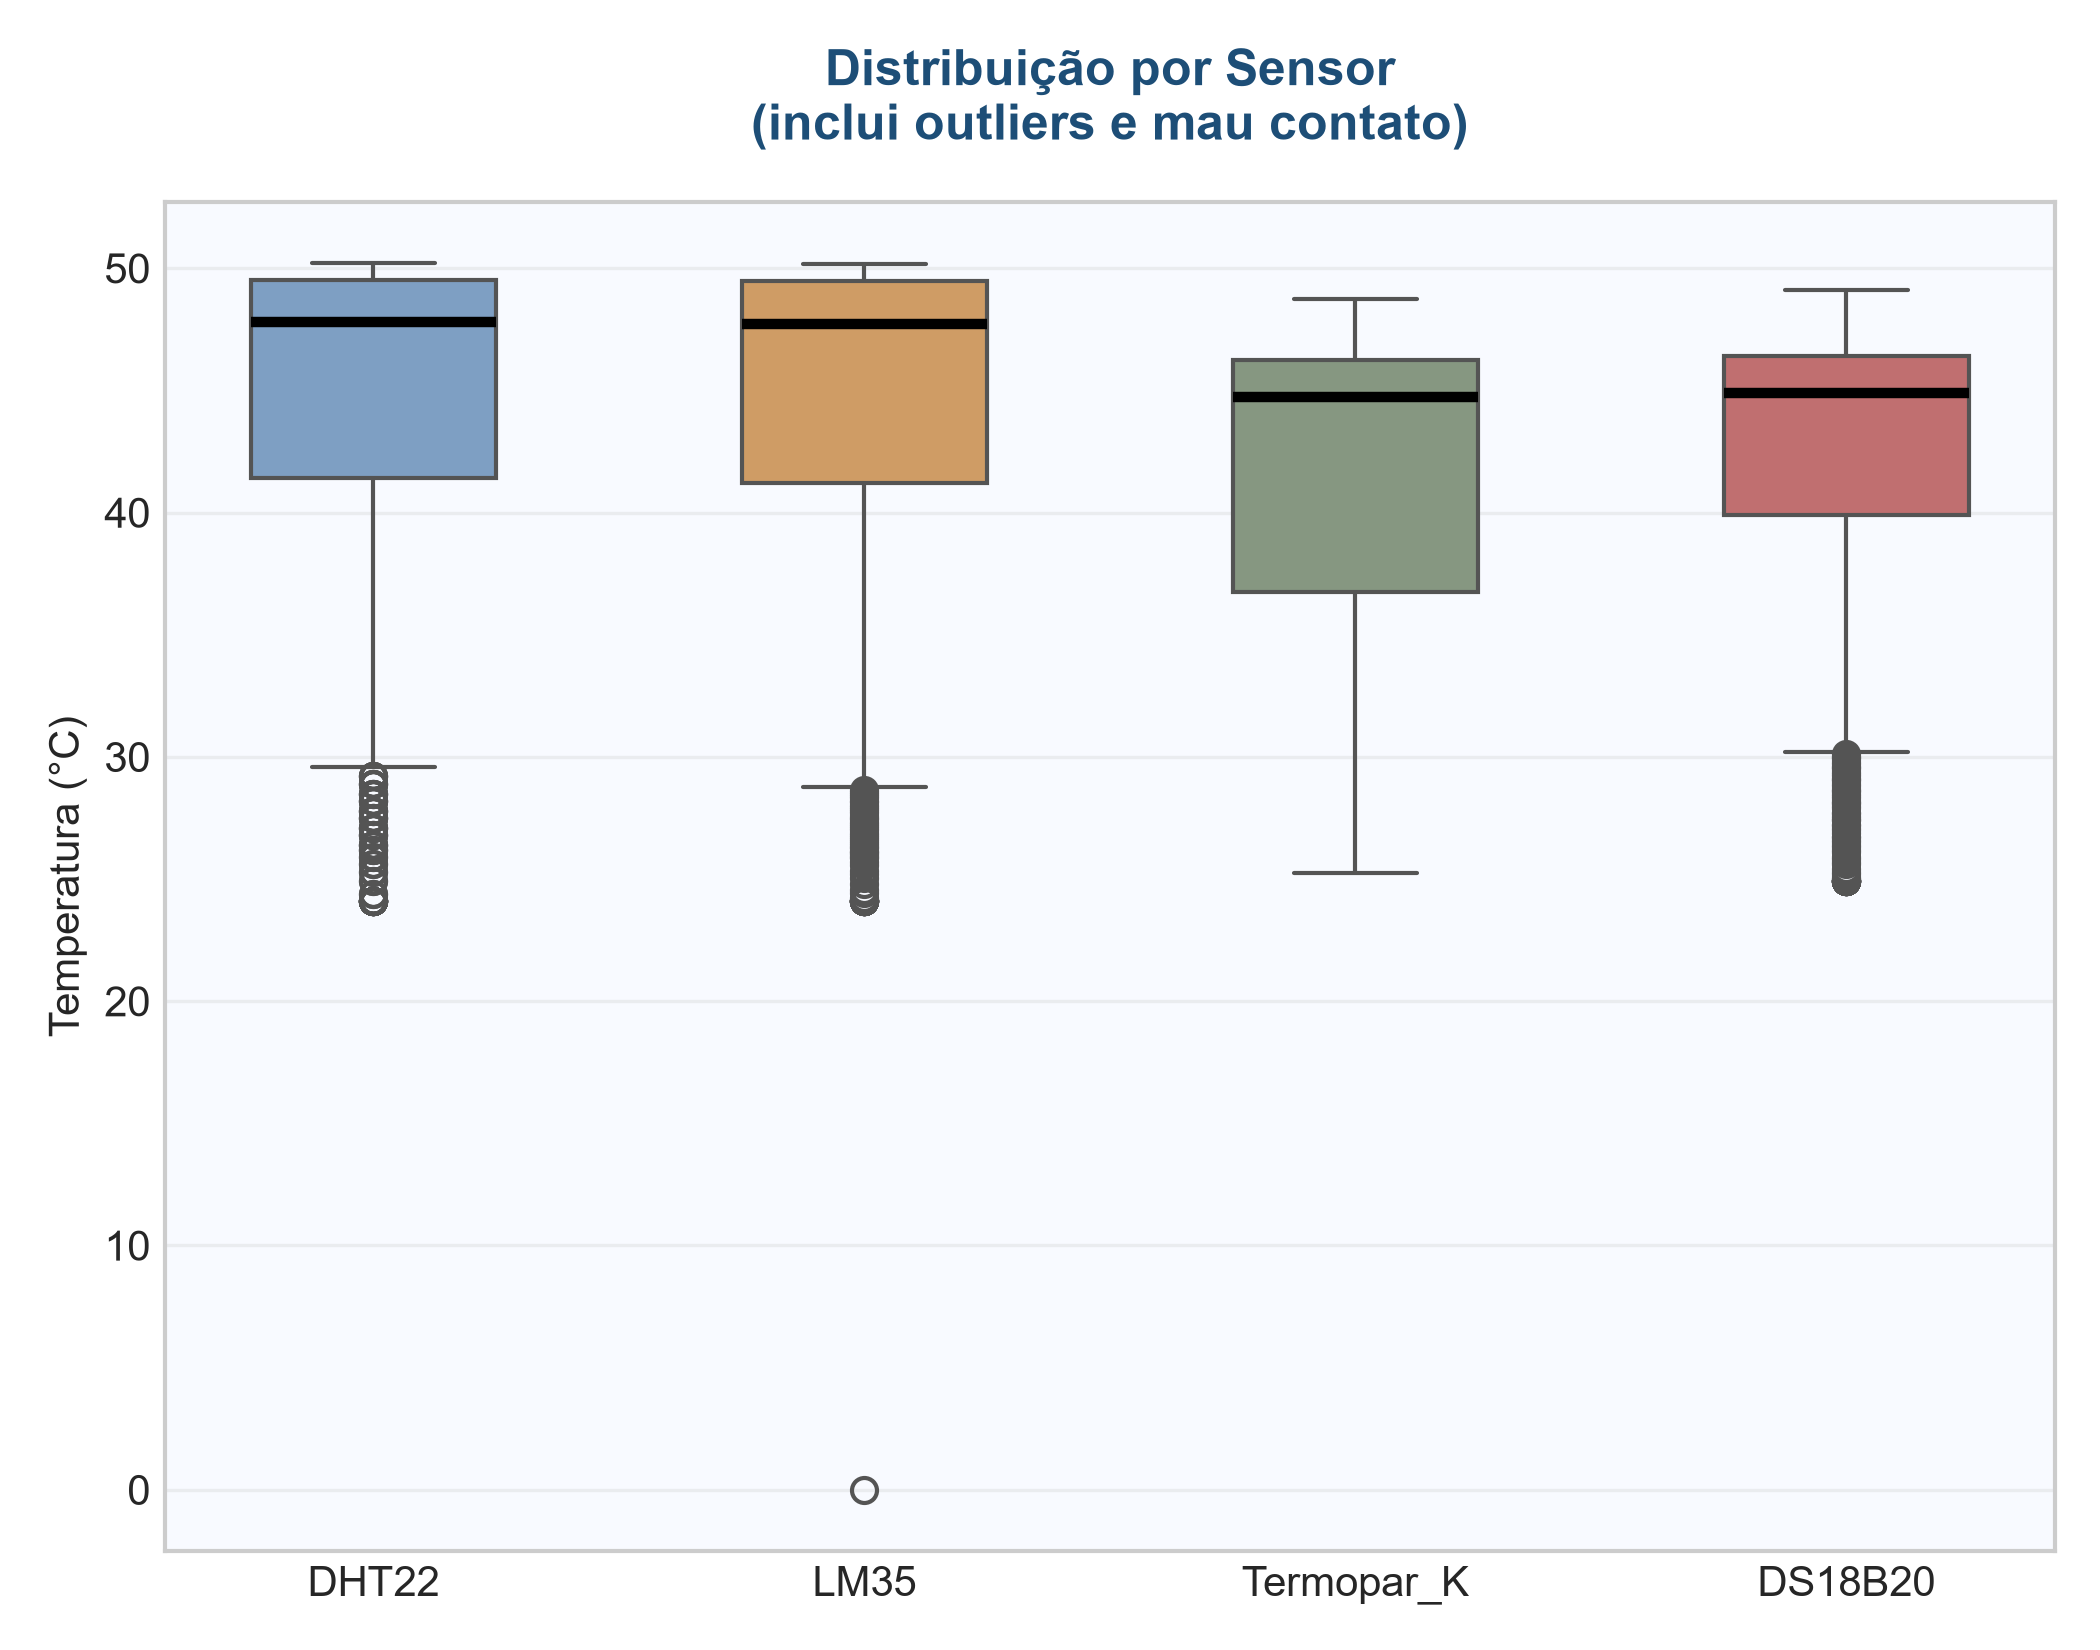

Reproduce this figure in Python.
import pandas as pd
import matplotlib.pyplot as plt
import seaborn as sns

# 1. Carrega o arquivo tratando o cabeçalho do PuTTY
df = pd.read_csv('dados.csv', encoding='latin-1', sep=';', skiprows=1)

# Mapeia as colunas exatas encontradas no seu cabeçalho real
sensores = ['DHT22', 'LM35', 'Termopar_K', 'DS18B20']

# Garante a limpeza rigorosa de strings e converte estritamente para float
for col in sensores:
    if col in df.columns:
        # Remove "°C", espaços em branco e substitui vírgula por ponto se houver
        df[col] = df[col].astype(str).str.replace('°C', '', regex=False)
        df[col] = df[col].str.replace(',', '.', regex=False).str.strip()
        df[col] = pd.to_numeric(df[col], errors='coerce')

# Remove linhas onde os sensores principais estejam totalmente nulos (limpeza de segurança)
df_box = df[sensores].dropna(how='all')

# 2. Configuração do estilo visual
plt.style.use('seaborn-v0_8-whitegrid' if 'seaborn-v0_8-whitegrid' in plt.style.available else 'default')
fig, ax = plt.subplots(figsize=(7, 5.5))

cores = ['#729ece', '#e19d53', '#849b7d', '#cd6263']

# Plotagem do Boxplot forçando a conversão explícita para float do numpy
sns.boxplot(data=df_box.astype(float), palette=cores, width=0.5, 
            medianprops=dict(color="black", linewidth=2.5), ax=ax)

# Customização dos eixos e títulos
ax.set_title('Distribuição por Sensor\n(inclui outliers e mau contato)', 
             fontsize=12, fontweight='bold', color='#1d4e77', pad=15)
ax.set_ylabel('Temperatura (°C)', fontsize=10)
ax.grid(axis='y', linestyle='-', alpha=0.3)
ax.set_facecolor('#f8faff')

# Ajusta os limites do eixo Y automaticamente baseado nos dados reais para não sumir com o gráfico
ax.relim()
ax.autoscale_view()

plt.tight_layout()
plt.savefig('grafico_1_boxplot.png', dpi=300)
plt.show()
